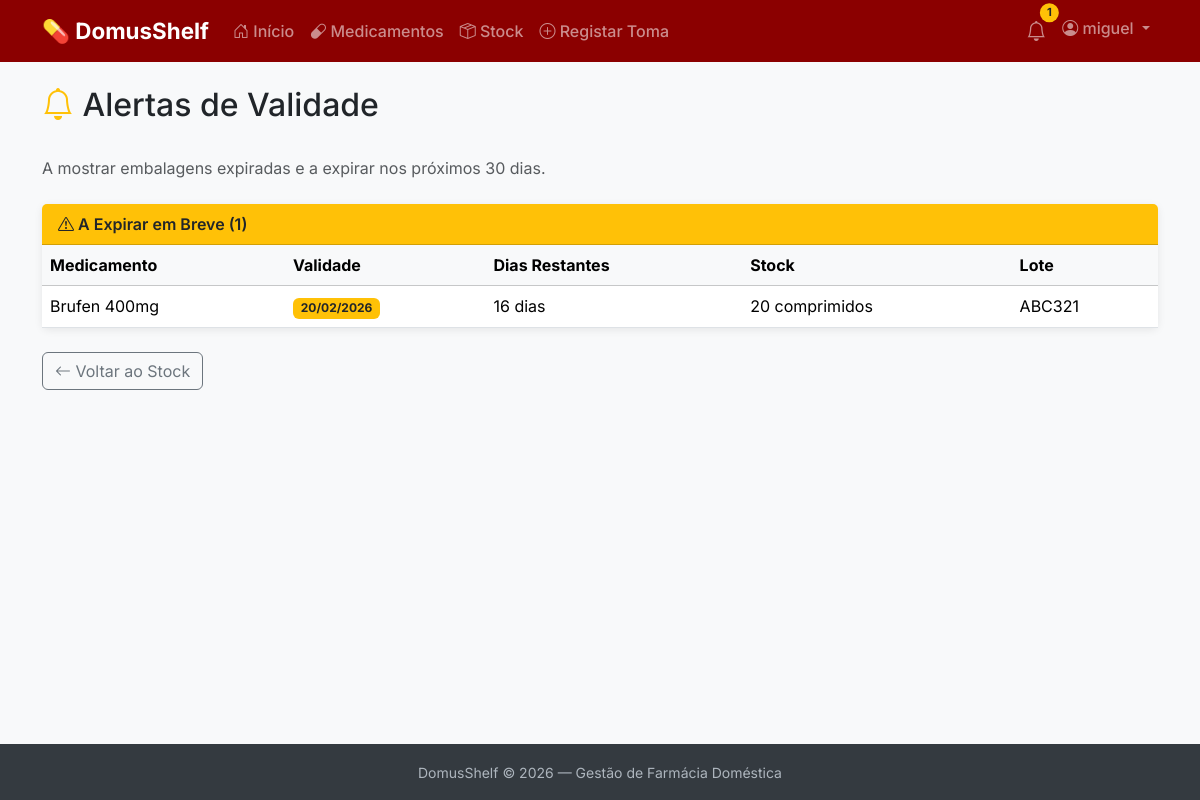
/medicamentos/alertas/ (signed in), run on an earlier commit of the app's database.
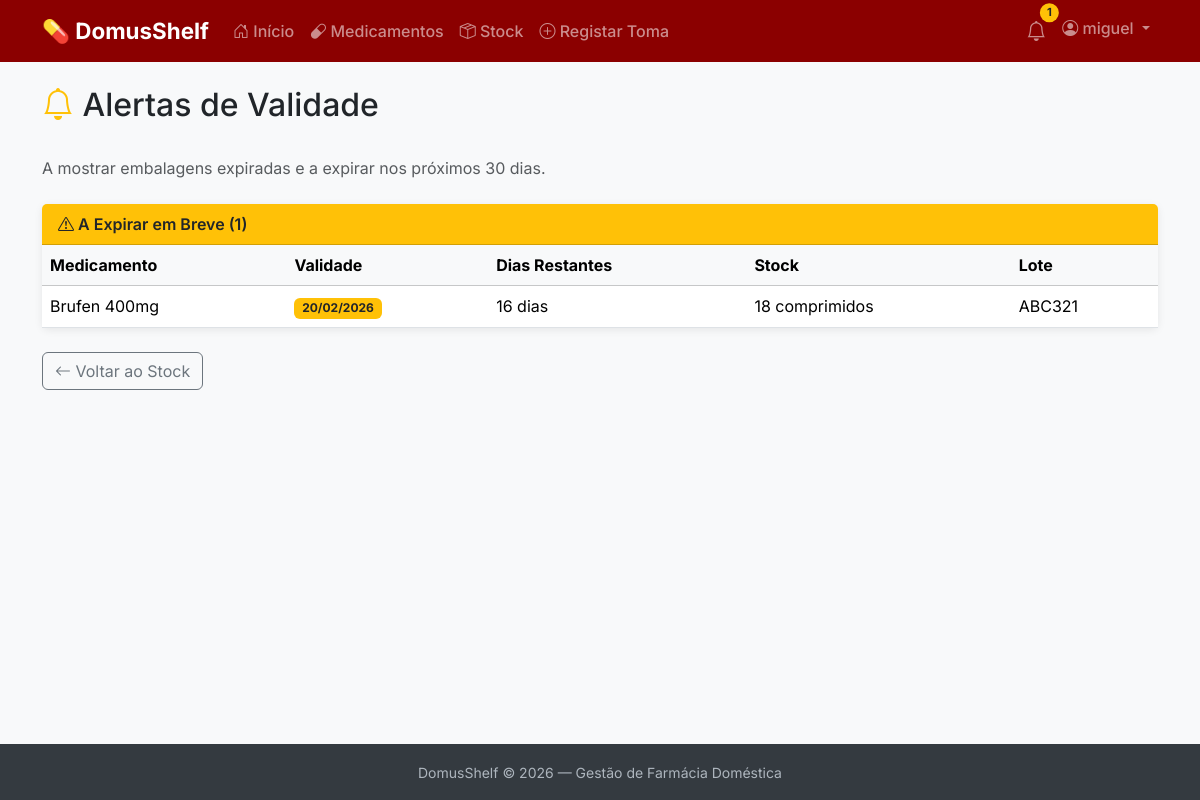
And on a later commit of the database.
### pharmacy/models.py (models this page shows, shortened)
class Embalagem(models.Model):
    medicamento = models.ForeignKey(
        Medicamento,
        on_delete=models.CASCADE,
        related_name='embalagens',
        verbose_name='Medicamento'
    )
    quantidade_inicial = models.PositiveIntegerField(
        verbose_name='Quantidade Inicial'
    )
    quantidade_actual = models.PositiveIntegerField(
        verbose_name='Quantidade Actual'
    )
    unidade = models.CharField(
        max_length=50,
        default='unidades',
        verbose_name='Unidade'
    )
    data_validade = models.DateField(
        verbose_name='Data de Validade'
    )
    lote = models.CharField(
        max_length=50,
        blank=True,
        verbose_name='Lote'
    )
    criado_em = models.DateTimeField(
        auto_now_add=True,
        verbose_name='Criado em'
    )
    class Meta:
        verbose_name = 'Embalagem'
        verbose_name_plural = 'Embalagens'
        ordering = ['data_validade']
    @property
    def dias_para_expirar(self):
        delta = self.data_validade - date.today()
        return delta.days

class Medicamento(models.Model):
    utilizador = models.ForeignKey(
        User,
        on_delete=models.CASCADE,
        related_name='medicamentos',
        verbose_name='Utilizador'
    )
    nome_comercial = models.CharField(
        max_length=200,
        verbose_name='Nome Comercial'
    )
    principio_activo = models.CharField(
        max_length=200,
        blank=True,
        verbose_name='Princípio Activo'
    )
    forma_farmaceutica = models.CharField(
        max_length=100,
        blank=True,
        verbose_name='Forma Farmacêutica'
    )
    observacoes = models.TextField(
        blank=True,
        verbose_name='Observações'
    )
    criado_em = models.DateTimeField(
        auto_now_add=True,
        verbose_name='Criado em'
    )
    class Meta:
        verbose_name = 'Medicamento'
        verbose_name_plural = 'Medicamentos'
        ordering = ['nome_comercial']

### pharmacy/views.py (the view)
# urls.py: path('alertas/', views.alertas_lista, name='alertas_lista'),
@login_required
def alertas_lista(request):
    from datetime import date, timedelta
    hoje = date.today()
    try:
        prefs = Preferencias.objects.get(utilizador=request.user)
        dias_alerta = prefs.dias_alerta_antes
    except Preferencias.DoesNotExist:
        dias_alerta = 30
    data_limite = hoje + timedelta(days=dias_alerta)
    embalagens_user = Embalagem.objects.filter(
        medicamento__utilizador=request.user,
        quantidade_actual__gt=0
    ).select_related('medicamento')
    expiradas = embalagens_user.filter(
        data_validade__lt=hoje
    ).order_by('data_validade')
    a_expirar = embalagens_user.filter(
        data_validade__gte=hoje,
        data_validade__lte=data_limite
    ).order_by('data_validade')
    context = {
        'expiradas': expiradas,
        'a_expirar': a_expirar,
        'dias_alerta': dias_alerta,
        'hoje': hoje,
    }
    return render(request, 'pharmacy/alertas_lista.html', context)

### pharmacy/context_processors.py (called while the page is built)
def alertas_count(request):
    if not request.user.is_authenticated:
        return {'alertas_count': 0}
    hoje = date.today()
    try:
        prefs = Preferencias.objects.get(utilizador=request.user)
        dias_alerta = prefs.dias_alerta_antes
    except Preferencias.DoesNotExist:
        dias_alerta = 30  # Valor por defeito
    data_limite = hoje + timedelta(days=dias_alerta)
    count = Embalagem.objects.filter(
        medicamento__utilizador=request.user,
        quantidade_actual__gt=0,
        data_validade__lte=data_limite
    ).count()
    return {'alertas_count': count}

### pharmacy/templates/pharmacy/alertas_lista.html (shortened to what this page needs)
{% extends 'base.html' %}
{% block content %}
<div class="d-flex justify-content-between align-items-center mb-4">
    <h2><i class="bi bi-bell text-warning"></i> Alertas de Validade</h2>
</div>
<p class="text-muted mb-4">
    A mostrar embalagens expiradas e a expirar nos próximos {{ dias_alerta }} dias.
</p>
{% if not expiradas and not a_expirar %}
<div class="alert alert-success">
    <i class="bi bi-check-circle"></i> Não há alertas! Todas as embalagens estão dentro da validade.
</div>
{% else %}
    {% if a_expirar %}
    <div class="card mb-4">
        <div class="card-header bg-warning text-dark">
            <i class="bi bi-exclamation-triangle"></i> A Expirar em Breve ({{ a_expirar|length }})
        </div>
        <div class="card-body p-0">
            <div class="table-responsive">
                <table class="table table-hover mb-0">
                    <thead class="table-light">
                        <tr>
                            <th>Medicamento</th>
                            <th>Validade</th>
                            <th>Dias Restantes</th>
                            <th>Stock</th>
                            <th>Lote</th>
                        </tr>
                    </thead>
                    <tbody>
                        {% for emb in a_expirar %}
                        <tr>
                            <td>{{ emb.medicamento.nome_comercial }}</td>
                            <td><span class="badge bg-warning text-dark">{{ emb.data_validade|date:"d/m/Y" }}</span></td>
                            <td>{{ emb.dias_para_expirar }} dias</td>
                            <td>{{ emb.quantidade_actual }} {{ emb.unidade }}</td>
                            <td>{{ emb.lote|default:"-" }}</td>
                        </tr>
                        {% endfor %}
                    </tbody>
                </table>
            </div>
        </div>
    </div>
    {% endif %}
{% endif %}
<a href="{% url 'pharmacy:embalagem_lista' %}" class="btn btn-outline-secondary">
    <i class="bi bi-arrow-left"></i> Voltar ao Stock
</a>
{% endblock %}

What changed in the data, as far as the page shows it:
changed Embalagem "comprimidos": quantidade_actual "20" → "18"
